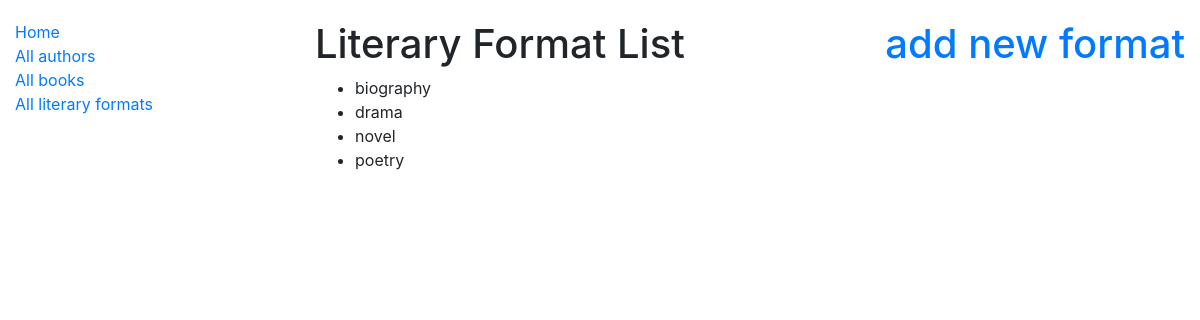
Page /literary-formats/ on the earlier database version.
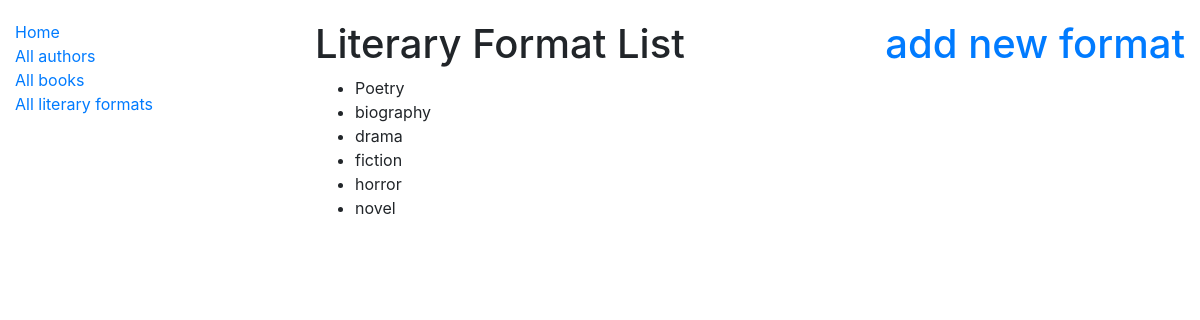
Same page on the later database version.
### catalog/models.py (models this page shows)
class LiteraryFormat(models.Model):
    name = models.CharField(max_length=255)
    class Meta:
        ordering = ("name",)
    def __str__(self):
        return self.name

### catalog/views.py (the view)
# urls.py: path("literary-formats/", LiteraryFormatListView.as_view(), name="literary-format-list"),
class LiteraryFormatListView(generic.ListView):
    model = LiteraryFormat
    template_name = 'catalog/literary_format_list.html'
    context_object_name = 'literary_format_list'

### templates/catalog/literary_format_list.html
{% extends "base.html" %}
{{% block content %}
  <h1>Literary Format List   <a style="float: right" href="{% url 'catalog:literary-format-create' %}">add new format</a></h1>
  <ul>
   {% if literary_format_list %}
     {% for literary_format in literary_format_list %}
        <li>{{ literary_format }}</li>
     {% endfor %}
   {% else %}
     <p>There is no literary formats</p>
   {% endif %}
  </ul>
{% endblock  %}}

Differences in the rows shown:
changed LiteraryFormat: name "poetry" → "Poetry"; moves up the list
added LiteraryFormat: name "fiction"
added LiteraryFormat: name "horror"
